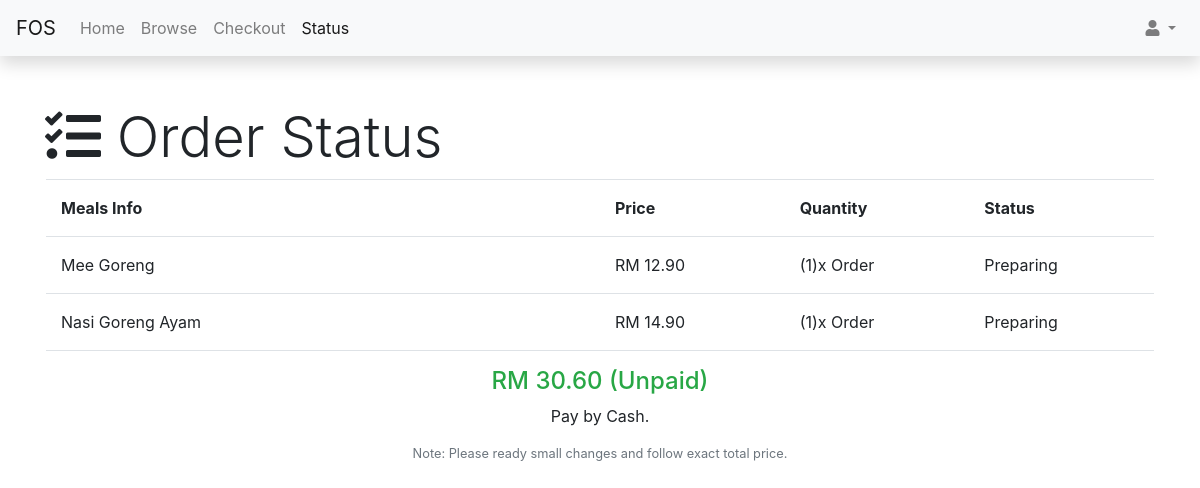
Page /order.php (signed in) on the committed database.
### tables this page shows
CREATE TABLE `fds_inv` (
  `inv_id` int(11) NOT NULL,
  `inv_ordr_id` int(11) DEFAULT NULL,
  `inv_pay_stat` varchar(10) DEFAULT NULL,
  `inv_amt` double DEFAULT NULL,
  `inv_type` varchar(10) DEFAULT NULL,
  `inv_dte` varchar(50) DEFAULT NULL
);

CREATE TABLE `fds_ctlog` (
  `ctlog_id` int(11) NOT NULL,
  `ctlog_usrdt_id` int(11) DEFAULT NULL,
  `ctlog_nme` varchar(50) DEFAULT NULL,
  `ctlog_prc` double DEFAULT NULL,
  `ctlog_desc` varchar(500) DEFAULT NULL,
  `ctlog_shp` varchar(50) DEFAULT NULL,
  `ctlog_img` varchar(100) DEFAULT NULL,
  `ctlog_log` varchar(50) DEFAULT NULL
);

CREATE TABLE `fds_ordr` (
  `ordr_id` int(11) NOT NULL,
  `ordr_usrdt_id` int(11) DEFAULT NULL,
  `ordr_ctlog_id` int(11) DEFAULT NULL,
  `ordr_qty` varchar(10) DEFAULT NULL,
  `ordr_dte` varchar(20) DEFAULT NULL,
  `ordr_stat` varchar(10) DEFAULT NULL
);

### order.php (the view, shortened to what this page needs)
<?php
include("db.php");
if (isset($_SESSION["sess_id"])) {
	$usr_id = $_SESSION["sess_id"];
}
?>
<!DOCTYPE html>
<html>
<head>
	<link rel="stylesheet" href="bootstrap/css/all.min.css">
	<link rel="stylesheet" href="bootstrap/css/bootstrap.min.css">
</head>
<body class="content bg-white">
	<nav class="navbar navbar-expand-lg navbar-light sticky-top shadow bg-light">
		<div class="collapse navbar-collapse" id="navbarTogglerDemo01">
			<a class="navbar-brand" href="#">FOS</a>
			<ul class="navbar-nav mr-auto mt-2 mt-lg-0">
				<li class="nav-item ">
					<a class="nav-link" href="index">Home</a>
				</li>
				<li class="nav-item">
					<a class="nav-link" href="browse">Browse </a>
				</li>
				<li class="nav-item">
					<a class="nav-link" href="checkout">Checkout</a>
				</li>
				<li class="nav-item active">
					<a class="nav-link" href="order">Status</a>
				</li>
			</ul>
			<div class="my-2 my-lg-0">
				<ul class="navbar-nav ml-auto">
					<?php
					if (isset($_SESSION['sess_id'])) {
					?>
						<li class="nav-item dropdown ">
							<a class="nav-link dropdown-toggle" id="navbarDropdownMenuLink-333" data-toggle="dropdown" aria-haspopup="true" aria-expanded="false">
								<i class="fas fa-user"></i> </a>
						</li>
					<?php
					} else {
					?>
						<a href="index?act=login" class="btn btn-outline-success my-2 my-sm-0">Login</a>
					<?php
					}
					?>
				</ul>
			</div>
		</div>
	</nav>
	<div class="container my-5">
		<h2 class="display-4"><i class="fas fa-tasks"></i> Order Status</h2>
		<div class="row px-3">
			<div class="col">
				<div class="row border-top py-3 font-weight-bold">
					<div class="col-6">Meals Info</div>
					<div class="col-2">Price</div>
					<div class="col-2">Quantity</div>
					<div class="col-2">Status</div>
				</div>
				<?php
				if (isset($usr_id)) {
					$query = "SELECT * from fds_ordr JOIN fds_inv ON fds_ordr.ordr_id=fds_inv.inv_ordr_id WHERE fds_ordr.ordr_usrdt_id='$usr_id' AND fds_ordr.ordr_stat!='Completed'";
					$result = mysqli_query($conn, $query);
					$tot_prc = 0;
					if (mysqli_num_rows($result) > 0) {
						while ($row = mysqli_fetch_assoc($result)) {
							$ordr_ctlog_id = $row['ordr_ctlog_id'];
							$query = "SELECT * from fds_ctlog WHERE ctlog_id = '$ordr_ctlog_id'";
							$row_data = mysqli_fetch_assoc(mysqli_query($conn, $query));
							echo '<div class="row border-top py-3">';
							echo '<div class="col-6 text-capitalize">' . $row_data['ctlog_nme'] . '</div>';
							echo '<div class="col-2">RM ' . number_format((float)($row_data['ctlog_prc']), 2, '.', '') . '</div>';
							echo '<div class="col-2">(' . $row['ordr_qty'] . ')x Order</div>';
							if ($row['ordr_stat'] != "") {
								echo '<div class="col-2">' . $row['ordr_stat'] . '</div>';
							} else {
								echo '<div class="col-2">Preparing</div>';
							}
							echo '</div>';
							$tot_prc += $row_data['ctlog_prc'] * $row['ordr_qty'];
							$payment_type = $row['inv_type'];
						}
						$tot_svc = number_format((float)(10 / 100 * $tot_prc), 2, '.', '');
						echo '<div class="row  border-top pt-3">';
						if ($payment_type == 'paypal') {
							echo '<h4 class="col text-center text-primary">RM ' . number_format((float)(round($tot_prc + $tot_svc, 1)), 2, '.', '') . ' (Paid)</h4>';
							echo '</div>';
							echo '<div class="row">';
							echo '<p class="col text-center ">Pay by Paypal. </p>';
						} else {
							echo '<h4 class="col text-center text-success">RM ' . number_format((float)(round($tot_prc + $tot_svc, 1)), 2, '.', '') . ' (Unpaid)</h4>';
							echo '</div>';
							echo '<div class="row">';
							echo '<p class="col text-center ">Pay by Cash. </p>';
						}
						echo '</div>';
						echo '<div class="row pb-5">';
						echo '<small class="col text-center text-muted">Note: Please ready small changes and follow exact total price.</div>';
					} else {
						echo '<div class="row border-top py-3">';
						echo '<div class="col"> No item has been ordered.</div>';
						echo '</div>';
					}
				} else {
					echo '<div class="row border-top py-3">';
					echo '<div class="col"> No item has been ordered.</div>';
					echo '</div>';
				}
				?>
			</div>
		</div>
	</div>
</body>
</html>

### rows in the picture
fds_inv: fds_ctlog.ctlog_nme "Mee Goreng", fds_ctlog.ctlog_prc "12.90", inv_ordr.ordr_qty "1", inv_ordr.ordr_stat "Preparing"
fds_inv: fds_ctlog.ctlog_nme "Nasi Goreng Ayam", fds_ctlog.ctlog_prc "14.90", inv_ordr.ordr_qty "1", inv_ordr.ordr_stat "Preparing"

### other values in the picture
$tot_prc + $tot_svc "30.60"
